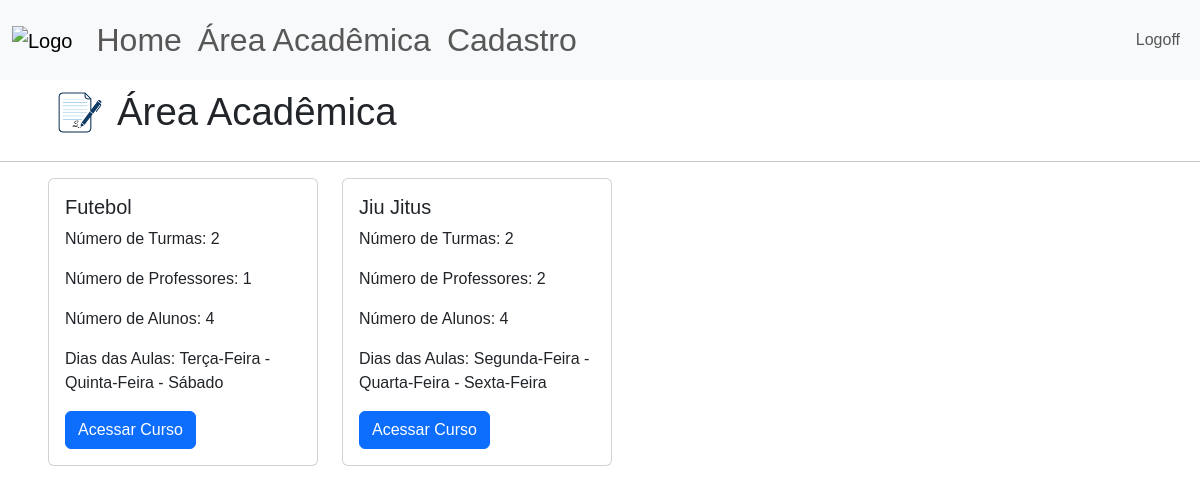
The app's page /area-academica (signed in) with its own data.
### site_verbo_amar/models.py (models this page shows)
class Atividade(database.Model):
    id = database.Column(database.Integer, primary_key=True)
    atividade = database.Column(database.String, nullable=False, unique=True)
    dias_aula = database.Column(database.String, nullable=False)

class Turma(database.Model):
    id = database.Column(database.Integer, primary_key=True)
    nome_turma = database.Column(database.String, nullable=False, unique=True)
    id_professor = database.Column(database.Integer,nullable=False)
    id_atividade = database.Column(database.Integer,nullable=False)
    id_aluno = database.Column(database.Integer, nullable=False)

### site_verbo_amar/routes.py (the view)
@app.route("/area-academica", methods=['POST','GET'])
@login_required
def area_academica():
    atividades = carregar_nome_atividades()
    teste = carregar_turmas(atividades)
    print(teste)
    return render_template("area_academica.html", atividades=atividades)

### site_verbo_amar/models.py (called while the page is built)
@login_manager.user_loader
def load_user(id_usuario):
    return Usuario.query.get(int(id_usuario))

### site_verbo_amar/routes.py (called while the page is built)
def carregar_nome_atividades():
    dict_ativ = {}
    atividades = Atividade.query.order_by(Atividade.atividade.asc()).all()
    for ativ in atividades:
        dict_ativ[ativ.id] = {"nome_atividade":ativ.atividade,
                              "dias_aula":ativ.dias_aula.replace(";",' - '),
                              "turmas":0,
                              "professores":[],
                              "alunos":0,
                              "n_professores":0}
    return dict_ativ

def carregar_turmas(dict_ativ):
    turmas = Turma.query.order_by(Turma.id_atividade.asc()).all()
    for ativ in dict_ativ:
        for id in turmas:
            if ativ == id.id_atividade:
                dict_ativ[ativ]['turmas'] += 1
                total_alunos = len(id.id_aluno) - id.id_aluno.count(';')
                dict_ativ[ativ]['alunos'] += total_alunos
                if not id.id_professor in dict_ativ[ativ]['professores']:
                    dict_ativ[ativ]['professores'].append(id.id_professor)
                    dict_ativ[ativ]['n_professores'] +=1
    return dict_ativ

### site_verbo_amar/templates/area_academica.html
{% extends 'base.html'%}
{% block body %}
<div class = "d-flex align-items-center gap-1", style="padding-left: 3rem;">
    <img src="{{url_for('static', filename='academica_logo.png')}}" alt="study" height="65">
    <h1 style="font-size: 2.4rem; font-weight: 500; line-height: 1.2; margin: 0;">Área Acadêmica</h1>
</div>
<hr>
<div class="row" style="padding-left: 3rem;">
{% for ativ in atividades %}
    <div class="col-sm-3 mb-3 mb-sm-0">
      <div class="card">
        <div class="card-body">
          <h5 class="card-title">{{atividades[ativ]["nome_atividade"]}}</h5>
          <p class="card-text">Número de Turmas: {{atividades[ativ]["turmas"]}}</p>
          <p class="card-text">Número de Professores: {{atividades[ativ]["n_professores"]}}</p>
          <p class="card-text">Número de Alunos: {{atividades[ativ]["alunos"]}}</p>
          <p class="card-text">Dias das Aulas: {{atividades[ativ]["dias_aula"]}}</p>
          <a href="#" class="btn btn-primary">Acessar Curso</a>
        </div>
      </div>
    </div>
 {% endfor %}
</div>
{% endblock %}

### site_verbo_amar/static/main.css (style rules this page uses)
* { font-family:'Poppins', sans-serif; }

### records on screen
Turma: id_atividade "2", id_professor "1", id "4", atividades "Terça-Feira - Quinta-Feira - Sábado", atividades "Segunda-Feira - Quarta-Feira - Sexta-Feira"
Atividade: atividade "Futebol"
Atividade: atividade "Jiu Jitus"
